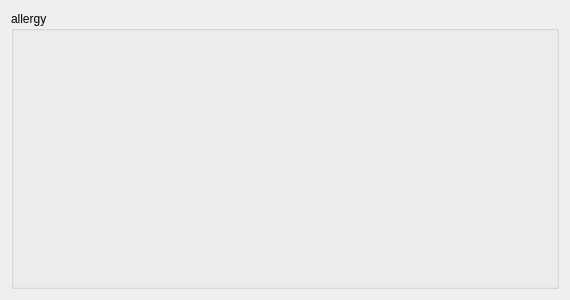
<?xml version="1.0" encoding="UTF-8"?>
<ui version="4.0">
 <class>BaseWidgets::Internal::BaseFormWidget</class>
 <widget class="QWidget" name="BaseWidgets::Internal::BaseFormWidget">
  <property name="geometry">
   <rect>
    <x>0</x>
    <y>0</y>
    <width>570</width>
    <height>300</height>
   </rect>
  </property>
  <property name="windowTitle">
   <string/>
  </property>
  <layout class="QVBoxLayout" name="verticalLayout">
   <item>
    <widget class="QGroupBox" name="uniqueGroup">
     <property name="title">
      <string>allergy</string>
     </property>
     <layout class="QGridLayout" name="gridLayout_2">
      <item row="0" column="0">
       <layout class="QHBoxLayout" name="uniqueLayout"/>
      </item>
     </layout>
    </widget>
   </item>
  </layout>
 </widget>
 <resources/>
 <connections/>
</ui>
